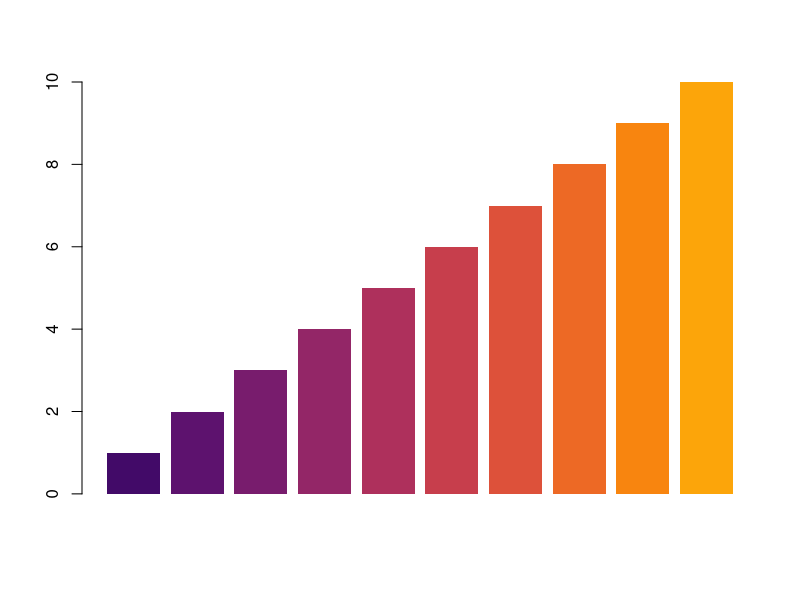

Here is the R script that generated this plot:
## ---- chunk 1
base.dir <- file.path("/path/to/base/dir")
data.dir <- file.path(base.dir,"data")
docs.dir <- file.path(base.dir,"docs")
results.dir <- file.path(base.dir,"results")
## ---- chunk 2
units <- "cm"
res <- 480
pointsize <- 7
## ---- chunk 3
library(viridis)
## ---- chunk 4
pal <- inferno(n = 10, begin = 0.2, end = 0.8)
barplot(1:10, col = pal, border = NA)
